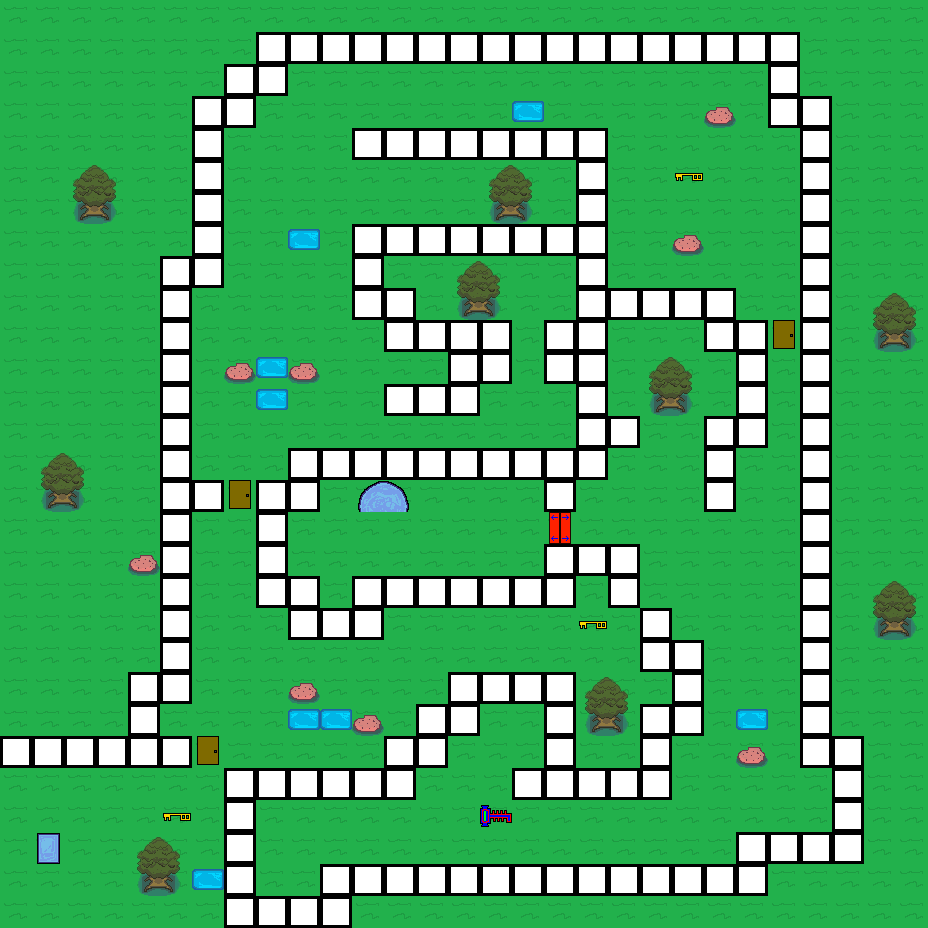

This is a level from a 2D game, rendered from its Tiled map with the project's own tilesets. A one-line summary and the map file follow, with tile-layer data summarised:
An orthogonal 29x29 tile map with 32x32 px tiles, 2 tile layers (Tile Layer 1, objectsa), 11 tilesets.

<map version="1.0" orientation="orthogonal" renderorder="right-down" width="29" height="29" tilewidth="32" tileheight="32" nextobjectid="1">
 <tileset firstgid="1" name="grass" tilewidth="32" tileheight="32">
  <image source="grass.png" width="96" height="32" />
  <tile id="0">
   <properties>
    <property name="grass" value="1" />
   </properties>
  </tile>
  <tile id="1">
   <properties>
    <property name="grass" value="2" />
   </properties>
  </tile>
  <tile id="2">
   <properties>
    <property name="grass" value="3" />
   </properties>
  </tile>
 </tileset>
 <tileset firstgid="4" name="Wall" tilewidth="32" tileheight="32">
  <image source="Wall.png" width="32" height="32" />
  <tile id="0">
   <properties>
    <property name="blocked" value="" />
   </properties>
  </tile>
 </tileset>
 <tileset firstgid="5" name="Tree1" tilewidth="32" tileheight="32">
  <image source="Tree1.png" width="64" height="64" />
  <tile id="2">
   <properties>
    <property name="blocked" value="" />
   </properties>
  </tile>
  <tile id="3">
   <properties>
    <property name="blocked" value="" />
   </properties>
  </tile>
 </tileset>
 <tileset firstgid="9" name="Key" tilewidth="32" tileheight="32">
  <image source="Key.png" width="32" height="32" />
  <tile id="0">
   <properties>
    <property name="item" value="" />
    <property name="key" value="" />
   </properties>
  </tile>
 </tileset>
 <tileset firstgid="10" name="DoorClosed" tilewidth="32" tileheight="32">
  <image source="DoorClosed.png" width="32" height="32" />
  <tile id="0">
   <properties>
    <property name="door" value="" />
   </properties>
  </tile>
 </tileset>
 <tileset firstgid="11" name="SmallRock" tilewidth="32" tileheight="32">
  <image source="SmallRock.png" width="32" height="32" />
  <tile id="0">
   <properties>
    <property name="blocked" value="" />
   </properties>
  </tile>
 </tileset>
 <tileset firstgid="12" name="Warpgate" tilewidth="32" tileheight="32">
  <image source="Warpgate.png" width="192" height="64" />
  <tile id="0">
   <properties>
    <property name="end" value="1" />
   </properties>
  </tile>
  <tile id="1">
   <properties>
    <property name="end" value="1" />
   </properties>
  </tile>
  <tile id="2">
   <properties>
    <property name="end" value="2" />
   </properties>
  </tile>
  <tile id="3">
   <properties>
    <property name="end" value="2" />
   </properties>
  </tile>
  <tile id="4">
   <properties>
    <property name="end" value="3" />
   </properties>
  </tile>
  <tile id="5">
   <properties>
    <property name="end" value="3" />
   </properties>
  </tile>
  <tile id="6">
   <properties>
    <property name="end" value="1" />
   </properties>
  </tile>
  <tile id="7">
   <properties>
    <property name="end" value="1" />
   </properties>
  </tile>
  <tile id="8">
   <properties>
    <property name="end" value="2" />
   </properties>
  </tile>
  <tile id="9">
   <properties>
    <property name="end" value="2" />
   </properties>
  </tile>
  <tile id="10">
   <properties>
    <property name="end" value="3" />
   </properties>
  </tile>
  <tile id="11">
   <properties>
    <property name="end" value="3" />
   </properties>
  </tile>
 </tileset>
 <tileset firstgid="24" name="SmallPuddle" tilewidth="32" tileheight="32">
  <image source="SmallPuddle.png" width="32" height="32" />
 </tileset>
 <tileset firstgid="25" name="StartWarpgate" tilewidth="32" tileheight="32">
  <image source="StartWarpgate.png" width="96" height="32" />
  <tile id="0">
   <properties>
    <property name="start" value="1" />
   </properties>
  </tile>
  <tile id="1">
   <properties>
    <property name="start" value="2" />
   </properties>
  </tile>
  <tile id="2">
   <properties>
    <property name="start" value="3" />
   </properties>
  </tile>
 </tileset>
 <tileset firstgid="28" name="SpecialDoor" tilewidth="32" tileheight="32">
  <image source="SpecialDoor.png" width="64" height="32" />
  <tile id="0">
   <properties>
    <property name="finaldoor" value="1" />
   </properties>
  </tile>
  <tile id="1">
   <properties>
    <property name="finaldoor" value="2" />
   </properties>
  </tile>
 </tileset>
 <tileset firstgid="30" name="SpecialKey" tilewidth="32" tileheight="32">
  <image source="SpecialKey.png" width="32" height="32" />
  <tile id="0">
   <properties>
    <property name="item" value="" />
    <property name="keyfinal" value="" />
   </properties>
  </tile>
 </tileset>
 <layer name="Tile Layer 1" width="29" height="29">
  <data>[841 cells, 841 non-empty, 1 distinct tile ids]</data>
 </layer>
 <layer name="objectsa" width="29" height="29">
  <data>[841 cells, 275 non-empty, 16 distinct tile ids]</data>
 </layer>
</map>